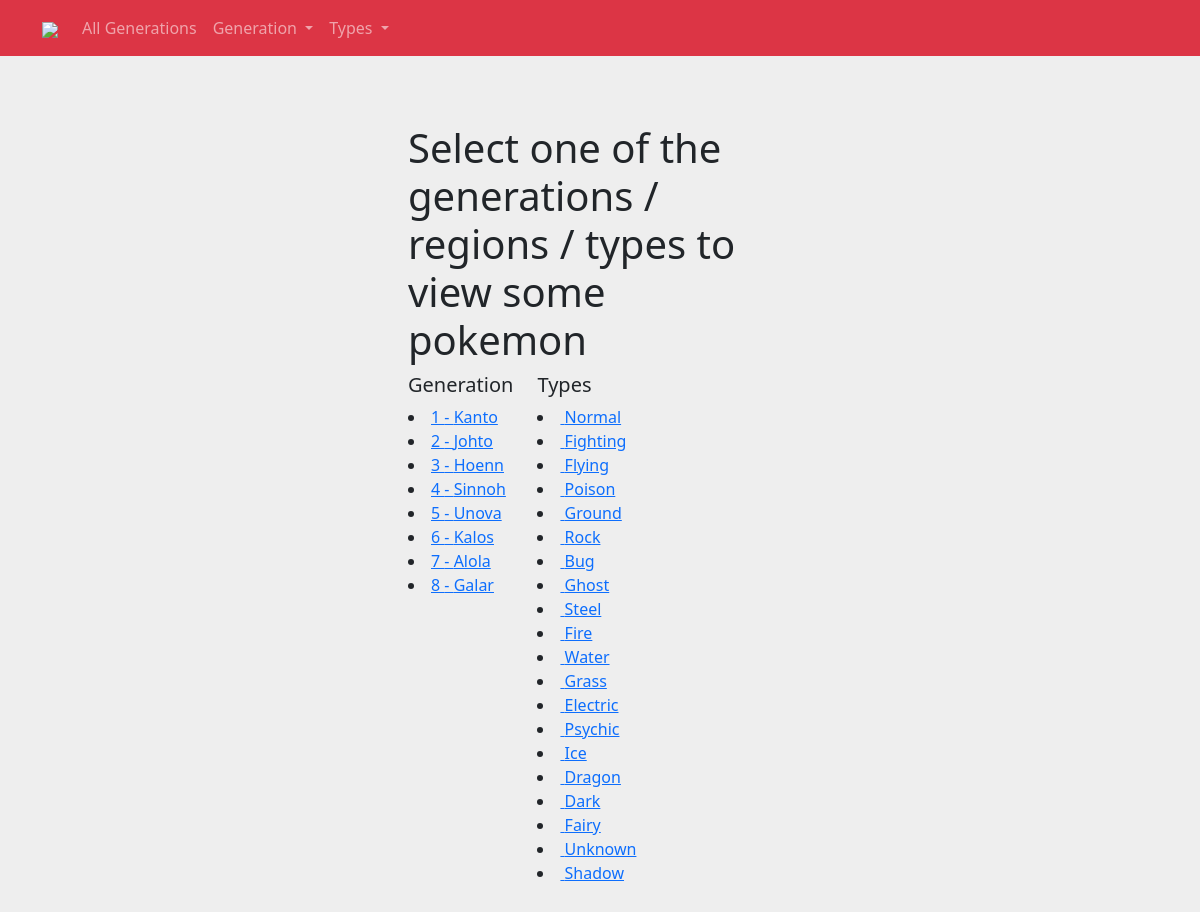
The page / on the database its author committed.
### pokemon/models.py (models this page shows, shortened)
class Regen(models.Model):
    gen = models.IntegerField(null=True, unique=True)
    reg = models.CharField(max_length=6)

class Type(models.Model):
    type_name = models.CharField(max_length=8)
    image = models.URLField(default="")
    color = models.CharField(default="", max_length=7)

### pokemon/views.py (the view)
# urls.py: path('', views.get_home_page, name='home'),
def get_home_page(request):
    context['title'] = 'Pokedex'
    return render(request=request, template_name='home.html', context=context)

### pokemon/templates/home.html
{% extends 'base.html' %}
{% block content %}
    <br><h1>Select one of the generations / regions / types to view some pokemon</h1>
    <table>
    <tr class="row">
        <td class="col">
            <h5>Generation</h5>
            {% for gen in generation %}
                        <li>
                            <a href="/pokemon/?regen={{gen.gen}}">{{gen.gen}} -  {{gen.reg}}</a>
                        </li>
            {% endfor %}
        </td>
        <td class="col">
            <h5>Types</h5>
            {% for type in types %}
                <li><a href="/pokemon/?type_name={{type.id}}">
                &nbsp;{{type.type_name|capfirst}}
                </a></li>
            {% endfor %}
        </td>
    </tr>
    </table>
{% endblock content %}

### pokemon/templates/base.html (style rules this page uses)
body { background-color: #eee; padding-top: 100px; padding-bottom: 50px; }

### rows shown on the page
Regen: gen "1", reg "Kanto"
Regen: gen "2", reg "Johto"
Regen: gen "3", reg "Hoenn"
Regen: gen "4", reg "Sinnoh"
Regen: gen "5", reg "Unova"
Regen: gen "6", reg "Kalos"
Regen: gen "7", reg "Alola"
Regen: gen "8", reg "Galar"
Type: type_name "Normal"
Type: type_name "Fighting"
Type: type_name "Flying"
Type: type_name "Poison"
Type: type_name "Ground"
Type: type_name "Rock"
Type: type_name "Bug"
Type: type_name "Ghost"
Type: type_name "Steel"
Type: type_name "Fire"
Type: type_name "Water"
Type: type_name "Grass"
Type: type_name "Electric"
Type: type_name "Psychic"
Type: type_name "Ice"
Type: type_name "Dragon"
Type: type_name "Dark"
Type: type_name "Fairy"
Type: type_name "Unknown"
Type: type_name "Shadow"
